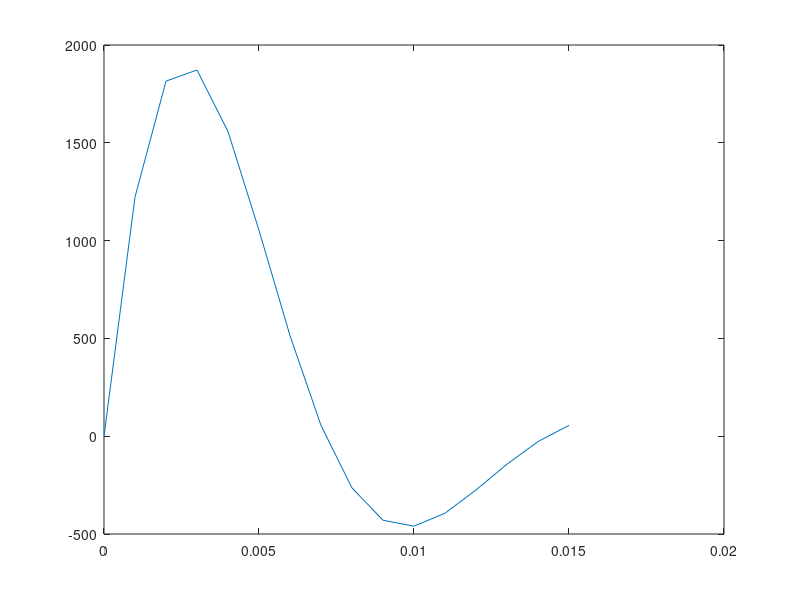

Write MATLAB code to recreate this figure.
clear, clc, close;
v = @ (t) 3500 .* sin(140 .* pi .* t) .* exp(-63 .* pi .* t);
t = 0:0.001:0.015;
plot(t, v(t));
N = length(t);
h = (0.015 - 0) / (N- 1);
tmp = zeros(2,N);
for i = 2:2:N - 2
    tmp(1, i) = (v(t(i))^2) / 50;
end
for i = 3:2:N - 1
    tmp(2, i) = (v(t(i))^2) / 50;
end
Pulse = h / 3 * (v(0) + v(0.015) + 4 * sum(tmp(1, :)) + 2 * sum(tmp(2, :)))
